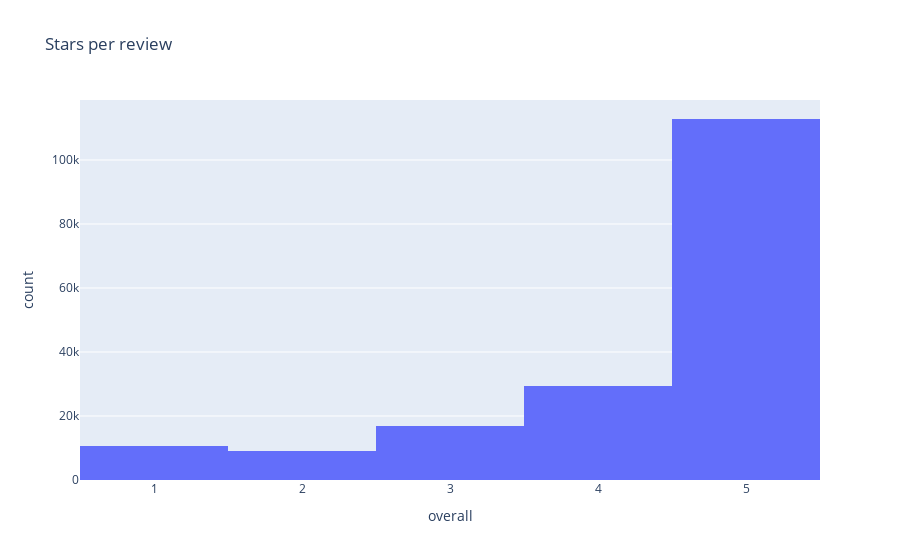

Notebook code cell kept with this figure:
### Markdown cell above
Simple command to debug which variables we have defined

### Code cell
fig = px.histogram(reviews, x="overall", title='Stars per review')
fig.show()

### Figure 1 — Plotly figure (JSON) as saved in the notebook; plotly's stock layout.template omitted (floating-point values rounded to 4 significant figures; data arrays with more than 128 entries replaced by an {"elided": "..."} marker saying what was removed)
{"data": [{"alignmentgroup": "True", "bingroup": "x", "hovertemplate": "overall=%{x}<br>count=%{y}<extra></extra>", "legendgroup": "", "marker": {"color": "#636efa", "pattern": {"shape": ""}}, "name": "", "offsetgroup": "", "orientation": "v", "showlegend": false, "type": "histogram", "x": {"elided": "178944 int values"}, "xaxis": "x", "yaxis": "y"}], "layout": {"barmode": "relative", "legend": {"tracegroupgap": 0}, "title": {"text": "Stars per review"}, "xaxis": {"anchor": "y", "domain": [0, 1], "title": {"text": "overall"}}, "yaxis": {"anchor": "x", "domain": [0, 1], "title": {"text": "count"}}}}
